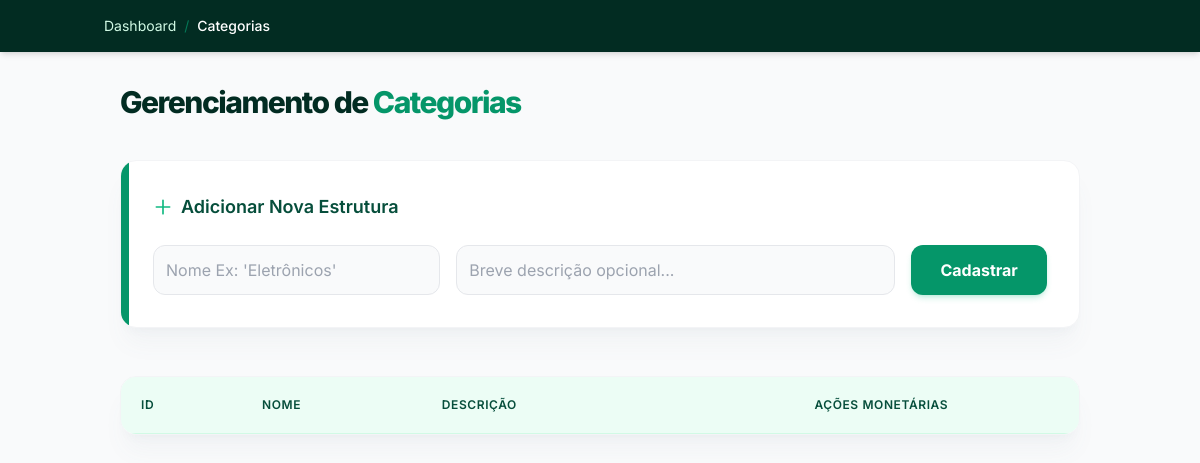
The app's page /categorias, older data.
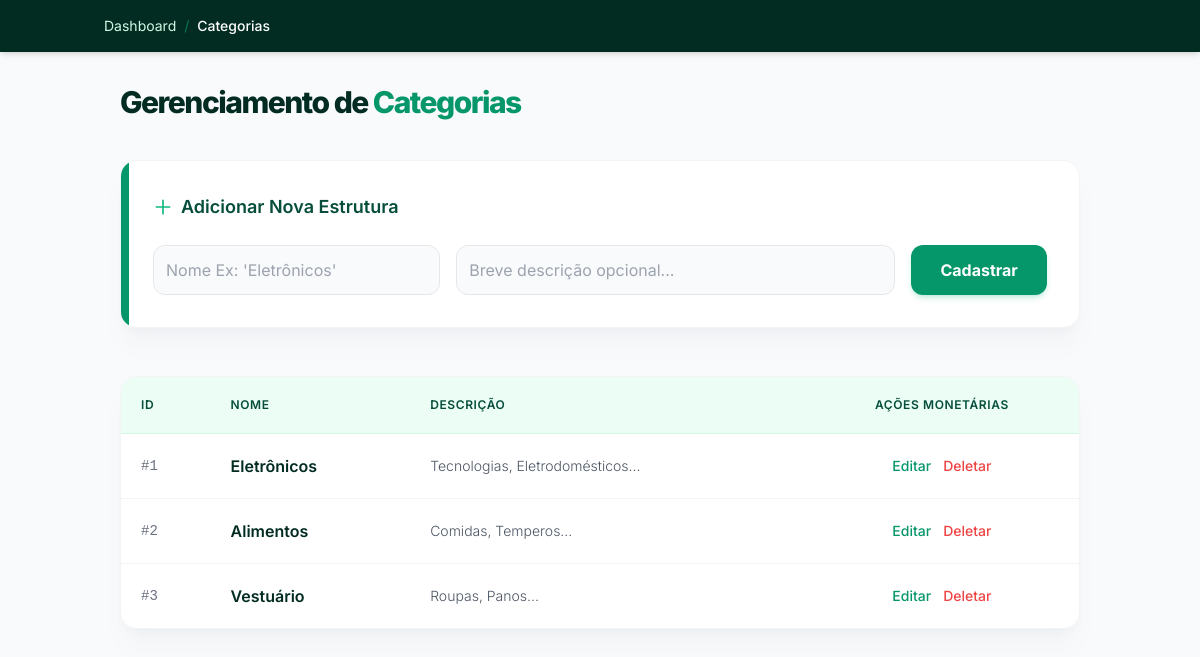
The same page, newer data.
### models.py (models this page shows)
class Categoria(Base):
    __tablename__ = 'categorias'
    id = Column(Integer, primary_key=True, autoincrement=True)
    nome = Column(String, nullable=False)
    descricao = Column(String, nullable=True)
    produtos = relationship("Produto", back_populates="categoria")

### main.py (the view)
@app.get("/categorias")
def exibir_categorias(request: Request, db: Session = Depends(get_db)):
    categorias = db.query(Categoria).all()
    return templates.TemplateResponse(
        request,
        "categorias.html",
        {"request": request,
         "categorias": categorias
        }
    )

### templates/categorias.html (shortened to what the changed rows need)
<!DOCTYPE html>
<html lang="pt-br">
<head>
    <script src="https://cdn.tailwindcss.com"></script>
</head>
<body class="bg-gray-50 text-gray-900 relative min-h-screen">
    <div class="container mx-auto p-4 md:p-8">
        <div class="flex items-center justify-between mb-10">
            <h2 class="text-3xl font-extrabold text-emerald-950 tracking-tighter">Gerenciamento de <span class="text-emerald-600">Categorias</span></h2>
        </div>
        <div class="bg-white rounded-2xl shadow-xl shadow-gray-500/5 border border-gray-100 overflow-hidden">
            <table class="w-full">
                <thead class="bg-emerald-50 border-b border-emerald-100">
                    <tr>
                        <th class="p-5 text-left text-xs font-semibold text-emerald-900 uppercase tracking-wider">ID</th>
                        <th class="p-5 text-left text-xs font-semibold text-emerald-900 uppercase tracking-wider">Nome</th>
                        <th class="p-5 text-left text-xs font-semibold text-emerald-900 uppercase tracking-wider">Descrição</th>
                        <th class="p-5 text-center text-xs font-semibold text-emerald-900 uppercase tracking-wider">Ações Monetárias</th>
                    </tr>
                </thead>
                <tbody class="divide-y divide-gray-100">
                    {% for categoria in categorias %}
                    <tr class="table-row-hover transition-colors">
                        <td class="p-5 text-sm font-mono text-gray-500">#{{ categoria.id }}</td>
                        <td class="p-5"><span class="font-semibold text-emerald-950 text-base">{{ categoria.nome }}</span></td>
                        <td class="p-5 text-sm text-gray-600 font-light">{{ categoria.descricao or '---' }}</td>
                        <td class="p-5">
                            <div class="flex gap-3 justify-center text-sm">
                                <a href="/categorias/{{ categoria.id }}/editar" class="flex items-center gap-1 text-emerald-600 hover:text-emerald-800 font-medium transition">
                                    Editar
                                </a>
                                <button onclick="openDeleteModal('{{ categoria.id }}', '{{ categoria.nome }}')" class="flex items-center gap-1 text-red-500 hover:text-red-700 font-medium transition">
                                    Deletar
                                </button>
                            </div>
                        </td>
                    </tr>
                    {% endfor %}
                </tbody>
            </table>
        </div>
    </div>
</body>
</html>

Row changes from the older to the newer data that the page shows:
added Categoria: id "1", nome "Eletrônicos", descricao "Tecnologias, Eletrodomésticos..."
added Categoria: id "2", nome "Alimentos", descricao "Comidas, Temperos..."
added Categoria: id "3", nome "Vestuário", descricao "Roupas, Panos..."
